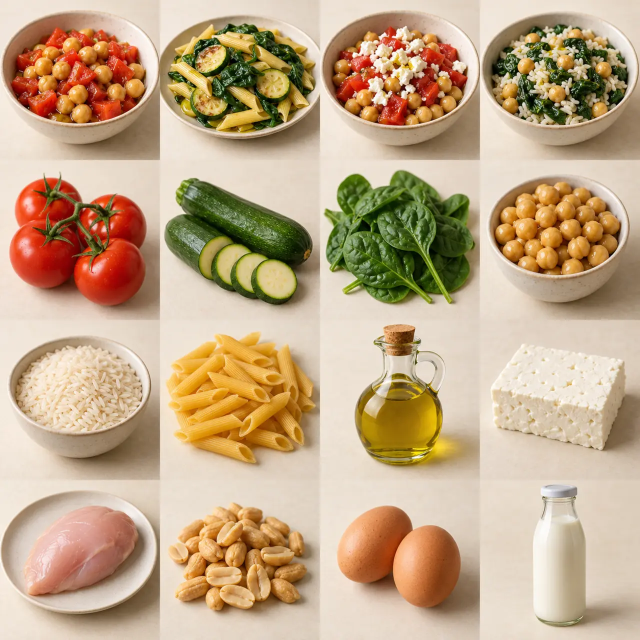
#> input picture apps/mobile/assets/images/food-atlas.webp, 1280 x 1280 px (shown at 1/2 size)
$ python -i optimize.py   (imports and definitions only)
#> lines starting #> are read from the running program, lines starting #| are printed output that depends on the picture
"""Turn a generated source image into the validated production WebP asset.

The app shows recipe images with ``BoxFit.cover`` in 1.6:1 heroes (full width,
up to 320 px tall) and in small square thumbnails, so the source is generated
at 1.6:1 with the dish centred and the asset is 1200x750: sharp on 3x phone
screens without shipping multi-megabyte files.
"""
from __future__ import annotations

import hashlib
import io
from dataclasses import dataclass

from PIL import Image, ImageStat

SOURCE_SIZE = (1280, 800)      # multiple of 16, as FLUX requires
ASSET_SIZE = (1200, 750)
ASSET_FORMAT = 'WEBP'
QUALITY_STEPS = (82, 76, 70, 64)
MAX_BYTES = 450_000            # bucket limit is 2 MB; keep catalog downloads light
MIN_BYTES = 12_000             # a near-empty image compresses below this
MIN_DETAIL = 12.0              # mean channel standard deviation; flat/blank frames fall below


class InvalidImage(ValueError):
    pass


@dataclass
class Asset:
    data: bytes
    width: int
    height: int
    source_width: int
    source_height: int
    quality: int
    sha256: str

    @property
    def bytes(self):
        return len(self.data)


def _cover(image, size):
    """Scale and centre-crop ``image`` to exactly ``size``."""
    target_w, target_h = size
    scale = max(target_w / image.width, target_h / image.height)
    resized = image.resize((max(target_w, round(image.width * scale)), max(target_h, round(image.height * scale))),
                           Image.Resampling.LANCZOS)
    left = (resized.width - target_w) // 2
    top = (resized.height - target_h) // 2
    return resized.crop((left, top, left + target_w, top + target_h))


def optimize(image, size=ASSET_SIZE, max_bytes=MAX_BYTES):
    if not isinstance(image, Image.Image):
        raise InvalidImage('provider did not return an image')
    source_w, source_h = image.size
    if source_w < size[0] or source_h < size[1]:
        raise InvalidImage(f'source {source_w}x{source_h} is smaller than {size[0]}x{size[1]}')
    frame = _cover(image.convert('RGB'), size)
    for quality in QUALITY_STEPS:
        buffer = io.BytesIO()
        frame.save(buffer, ASSET_FORMAT, quality=quality, method=6)
        data = buffer.getvalue()
        if len(data) <= max_bytes:
            break
    return Asset(data=data, width=size[0], height=size[1], source_width=source_w, source_height=source_h,
                 quality=quality, sha256=hashlib.sha256(data).hexdigest())


def validate(asset, size=ASSET_SIZE, max_bytes=MAX_BYTES, min_bytes=MIN_BYTES):
    """Reject files that are not a plausible production image before upload."""
    if not asset.data:
        raise InvalidImage('empty file')
    if len(asset.data) > max_bytes:
        raise InvalidImage(f'{len(asset.data)} bytes exceeds the {max_bytes} byte limit')
    if len(asset.data) < min_bytes:
        raise InvalidImage(f'{len(asset.data)} bytes is too small for a photograph')
    try:
        with Image.open(io.BytesIO(asset.data)) as probe:
            probe.verify()
        with Image.open(io.BytesIO(asset.data)) as image:
            if image.format != ASSET_FORMAT:
                raise InvalidImage(f'format {image.format} is not {ASSET_FORMAT}')
            if image.size != tuple(size):
                raise InvalidImage(f'size {image.size} is not {tuple(size)}')
            detail = sum(ImageStat.Stat(image.convert('RGB')).stddev) / 3
    except InvalidImage:
        raise
    except Exception as error:  # Pillow raises several unrelated types for corrupt data
        raise InvalidImage(f'unreadable image: {error}') from error
    if detail < MIN_DETAIL:
        raise InvalidImage(f'image is nearly uniform (detail {detail:.1f})')
    return asset

>>> from PIL import Image
>>> picture = Image.open('../../apps/mobile/assets/images/food-atlas.webp')
#> picture is the input picture: PIL image 1280x1280 RGB; mean R, G, B 194.3, 167.7, 135.1
>>> result = optimize(picture)
#> in _cover, `return resized.crop((left, top, left + target_w, top + target_h))`:
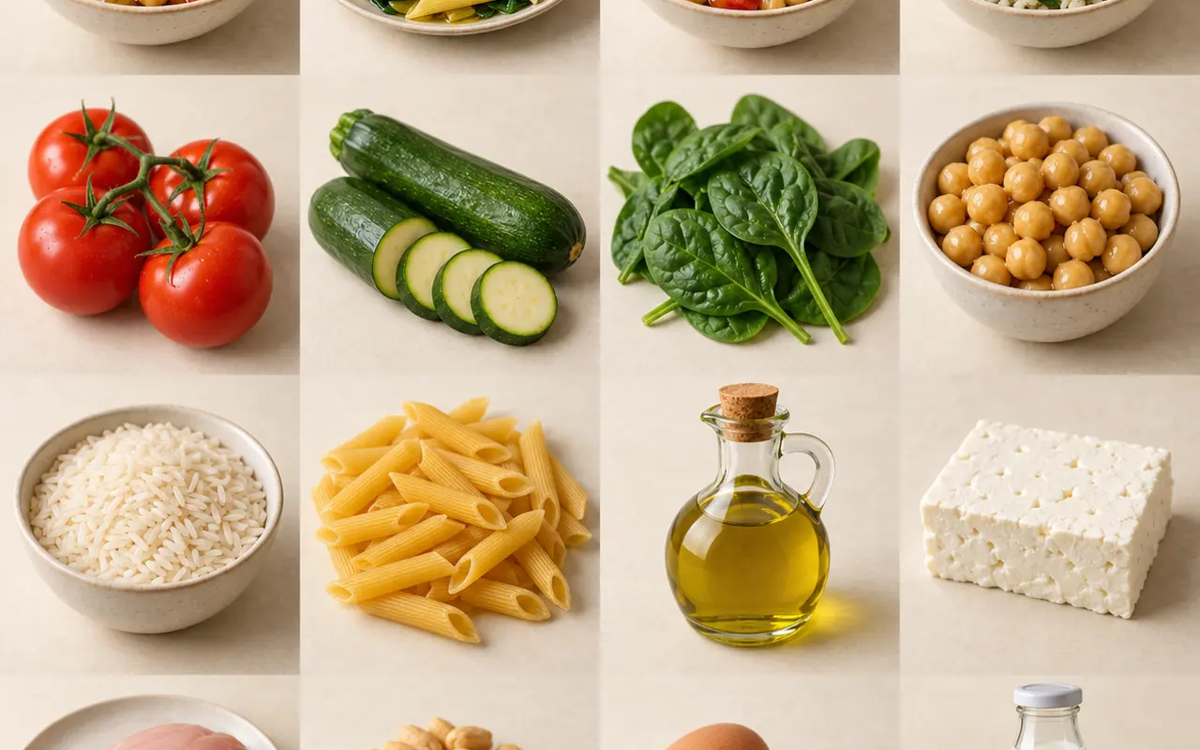
#> returned value: PIL image 1200x750 RGB; mean R, G, B 195.2, 172.2, 139.2

$ run again, on apps/mobile/assets/images/uova-marshmallow.png
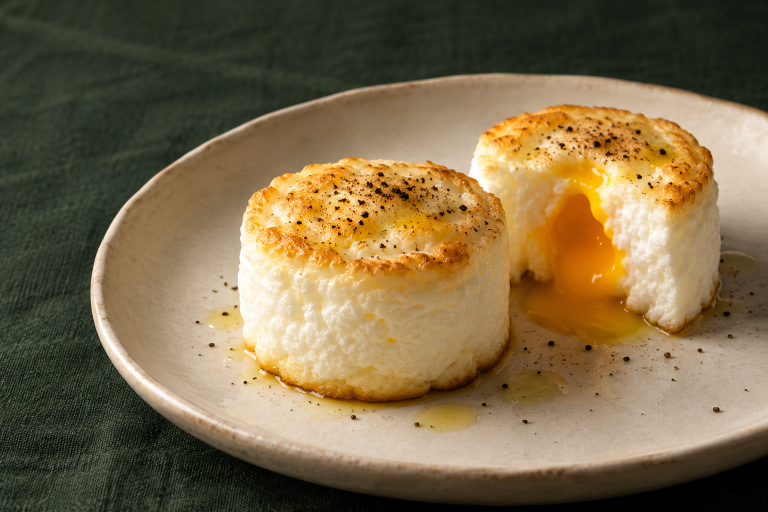
#> input picture apps/mobile/assets/images/uova-marshmallow.png, 1536 x 1024 px (shown at 1/2 size)
#> picture is the input picture: PIL image 1536x1024 RGB; mean R, G, B 124.1, 105.7, 72.5
#> in _cover, `resized = image.resize((max(target_w, round(image.width * scale)), max..`:
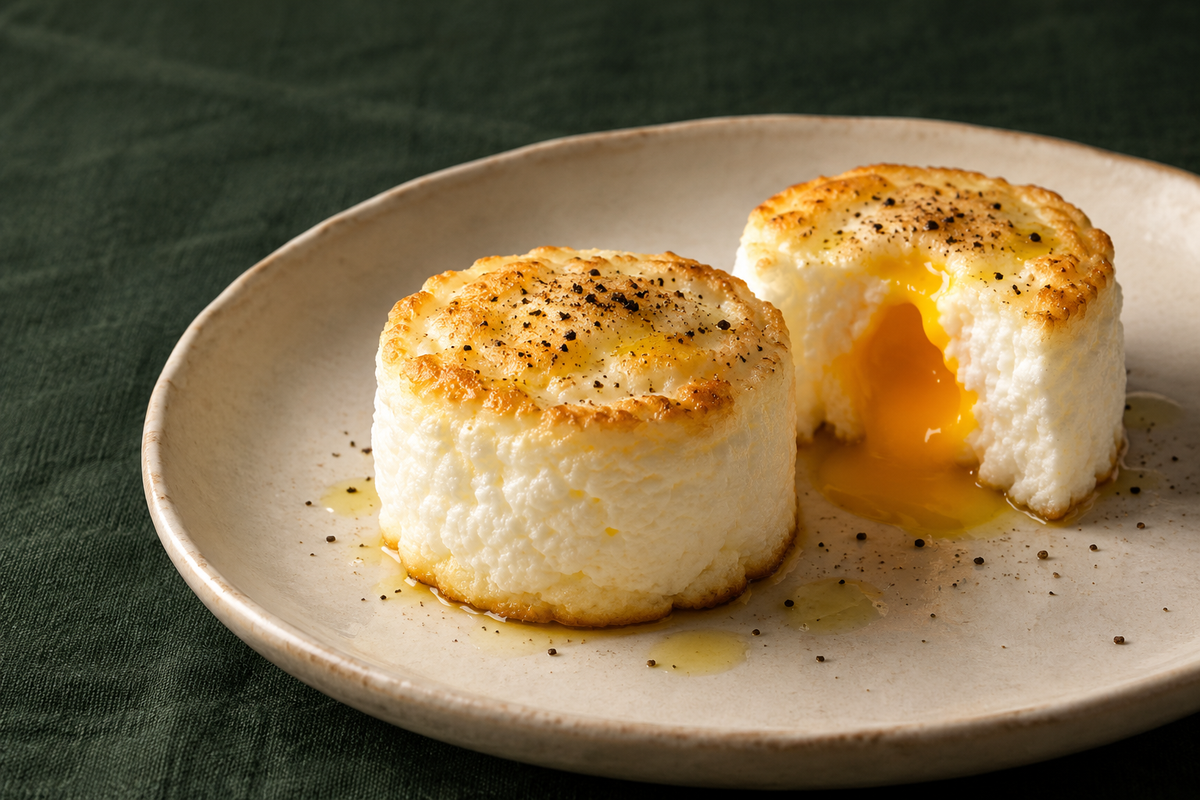
#> resized: PIL image 1200x800 RGB; mean R, G, B 124.1, 105.7, 72.5
#> in _cover, `return resized.crop((left, top, left + target_w, top + target_h))`:
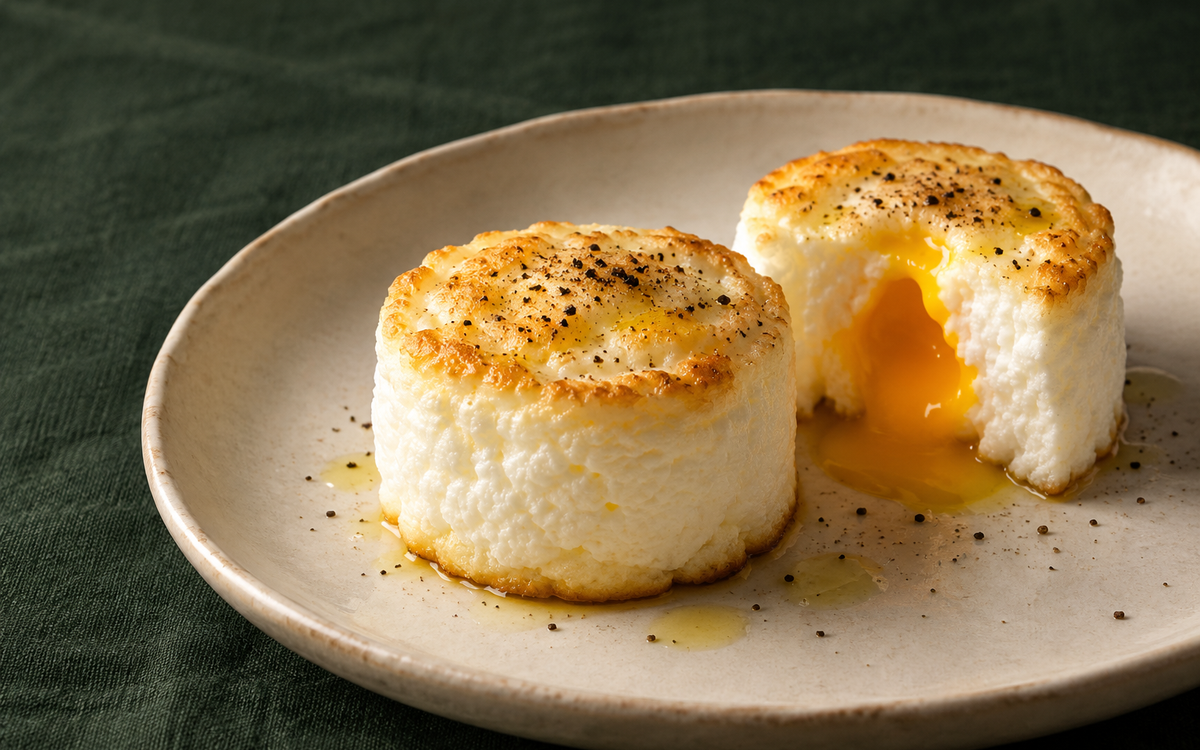
#> returned value: PIL image 1200x750 RGB; mean R, G, B 130.6, 110.6, 75.9
